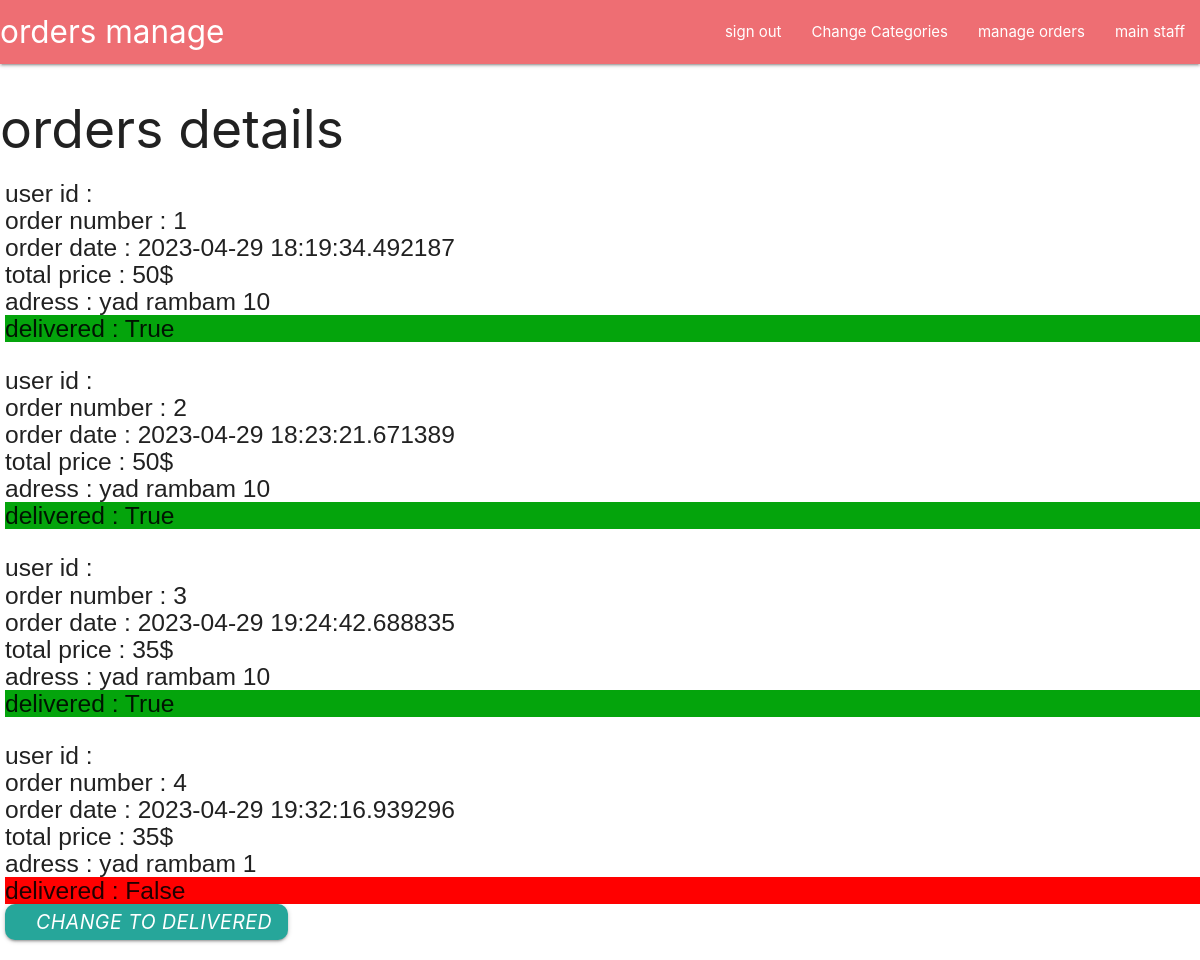
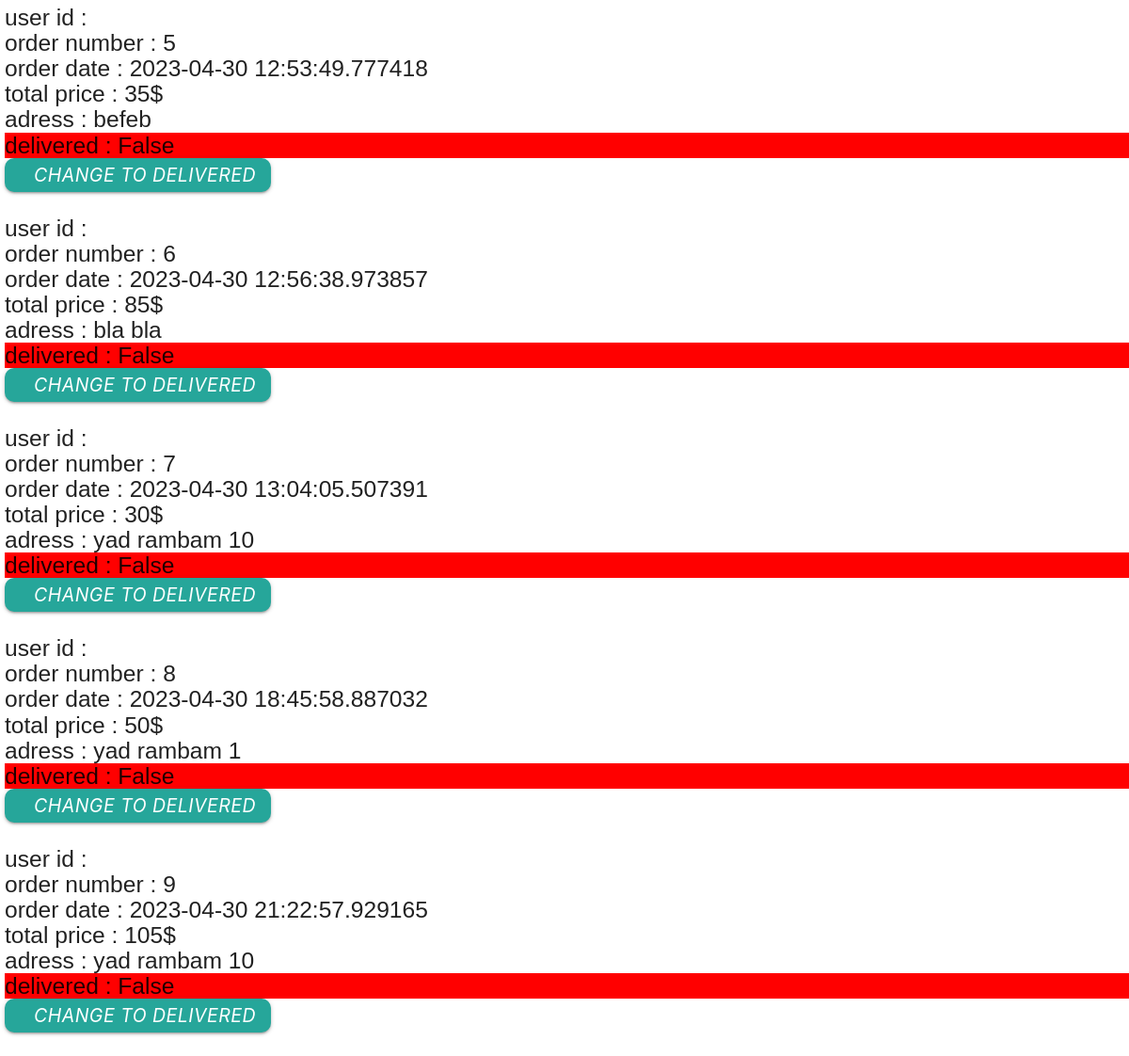
The page /orders_manage (signed in) on the database its author committed (2 pictures, top to bottom).
### models/delivery.py (models this page shows)
class Delivery(db.Model):
    id = db.Column(db.Integer,primary_key=True)
    is_delivered = db.Column(db.String(200),nullable=False)
    adress = db.Column(db.String(200),nullable=False)
    comment = db.Column(db.String(200),nullable=False)
    created = db.Column(db.DateTime)
    total_price = db.Column(db.Integer,nullable=False)
    cart_id = db.Column(db.Integer,db.ForeignKey('cart.id'))
    user_id = db.Column(db.Integer,db.ForeignKey('user.id'))

### routes/staff.py (the view)
@staff_bp.route('/orders_manage')
def orders_manage():
     if auth():
        if is_staff_auth():
            delivery = Delivery.query.all()
            return render_template('staff/orders_manage.html',delivery=delivery)
        else:
             return redirect('/categories')
     else:
          return redirect('/')

### utils.py (called while the page is built)
def auth():
    username= request.cookies.get('username')
    user = User.query.filter_by(username=username).first()
    if user!= None:
        return True
    else:
        return False

def is_staff_auth():
    username= request.cookies.get('username')
    user = User.query.filter_by(username=username).first()
    if user.is_staff == 'True':
        return True
    else:
        return False

### templates/staff/orders_manage.html
{%extends 'layout.html'%} {%block content%}
<nav>
  <div class="nav-wrapper">
    <a class="brand-logo">orders manage </a>
    <ul id="nav-mobile" class="right hide-on-med-and-down">
      <li><a href="/sign_out">sign out</a></li>
      <li><a href="/staff_categories">Change Categories</a></li>
      <li><a href="/orders_manage">manage orders</a></li>
      <li><a href="/main_staff">main staff</a></li>
  </div>
</nav>
<h2>orders details </h2>
<h5  style="margin-left: 5px;font-family: 'Franklin Gothic Medium', 'Arial Narrow', Arial, sans-serif; margin-bottom: 15px  ;">
    {%for delivery in delivery%}
    <div style="margin-bottom:25px ;">
    <div>user id  : {{delivery.cart.user_id}}</div>
  <div>order number : {{delivery.id}}</div>
  <div>order date : {{delivery.created}}</div>
  <div>total price  : {{delivery.total_price}}$</div>
  <div>adress : {{delivery.adress}}</div>
  {% if delivery.is_delivered == "True": %}
  <div style="background-color: rgb(4, 164, 12);"> delivered : {{delivery.is_delivered}}</div>
	{% else %}
  <div style="background-color: red;"> delivered : {{delivery.is_delivered}}</div>
  <a href="{{url_for('staff.change_to_delivered',id=delivery.id)}}"><button
          class="btn waves-effect waves-light"
          type="submit"
          name="action"
          style="border-radius: 10px;"
        >
          <i class="material-icons right">change to delivered</i>
        </button> </a>
	{% endif %}
</div>
  {%endfor%}
  </h5>
  {%endblock%}

### rows shown on the page
Delivery: id "1", created "2023-04-29 18:19:34.492187", total_price "50", adress "yad rambam 10", is_delivered "True"
Delivery: id "2", created "2023-04-29 18:23:21.671389", total_price "50", adress "yad rambam 10", is_delivered "True"
Delivery: id "3", created "2023-04-29 19:24:42.688835", total_price "35", adress "yad rambam 10", is_delivered "True"
Delivery: id "4", created "2023-04-29 19:32:16.939296", total_price "35", adress "yad rambam 1", is_delivered "False"
Delivery: id "5", created "2023-04-30 12:53:49.777418", total_price "35", adress "befeb", is_delivered "False"
Delivery: id "6", created "2023-04-30 12:56:38.973857", total_price "85", adress "bla bla", is_delivered "False"
Delivery: id "7", created "2023-04-30 13:04:05.507391", total_price "30", adress "yad rambam 10", is_delivered "False"
Delivery: id "8", created "2023-04-30 18:45:58.887032", total_price "50", adress "yad rambam 1", is_delivered "False"
Delivery: id "9", created "2023-04-30 21:22:57.929165", total_price "105", adress "yad rambam 10", is_delivered "False"
